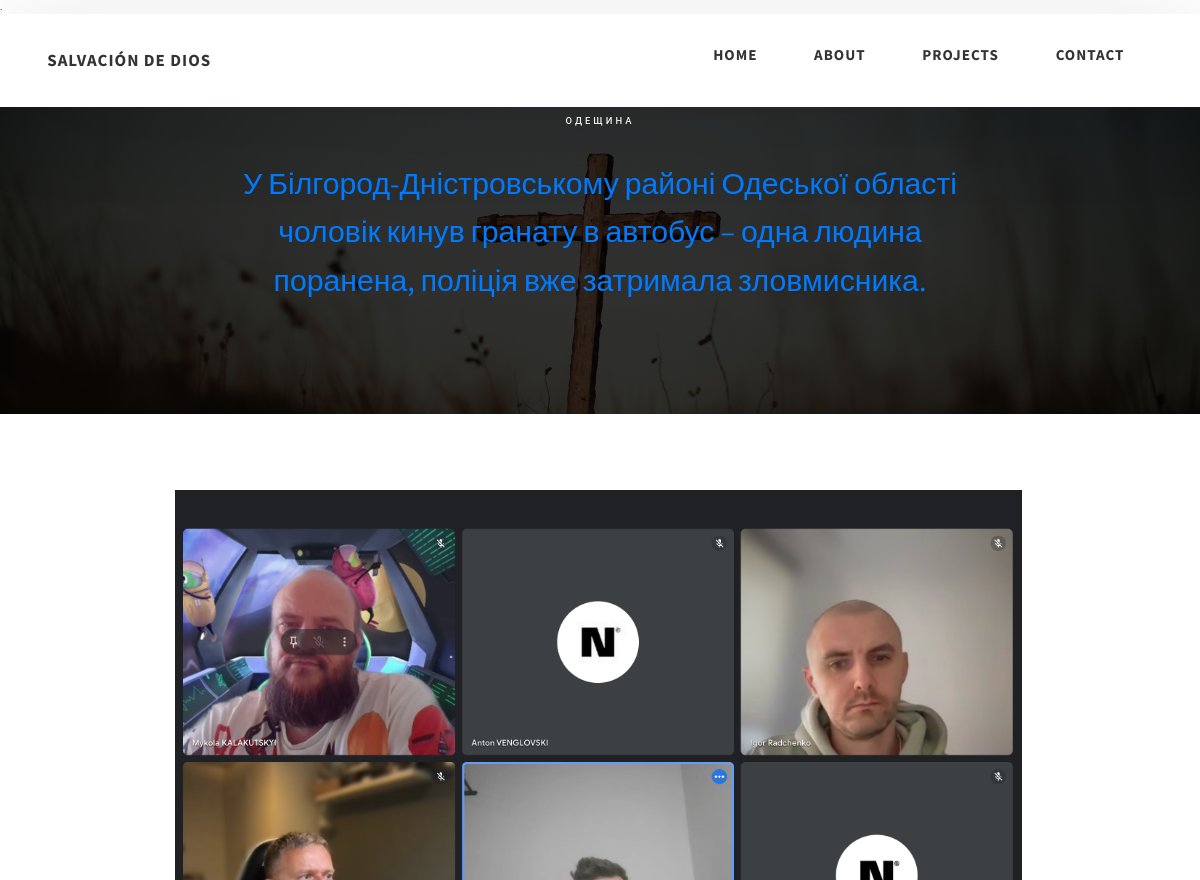
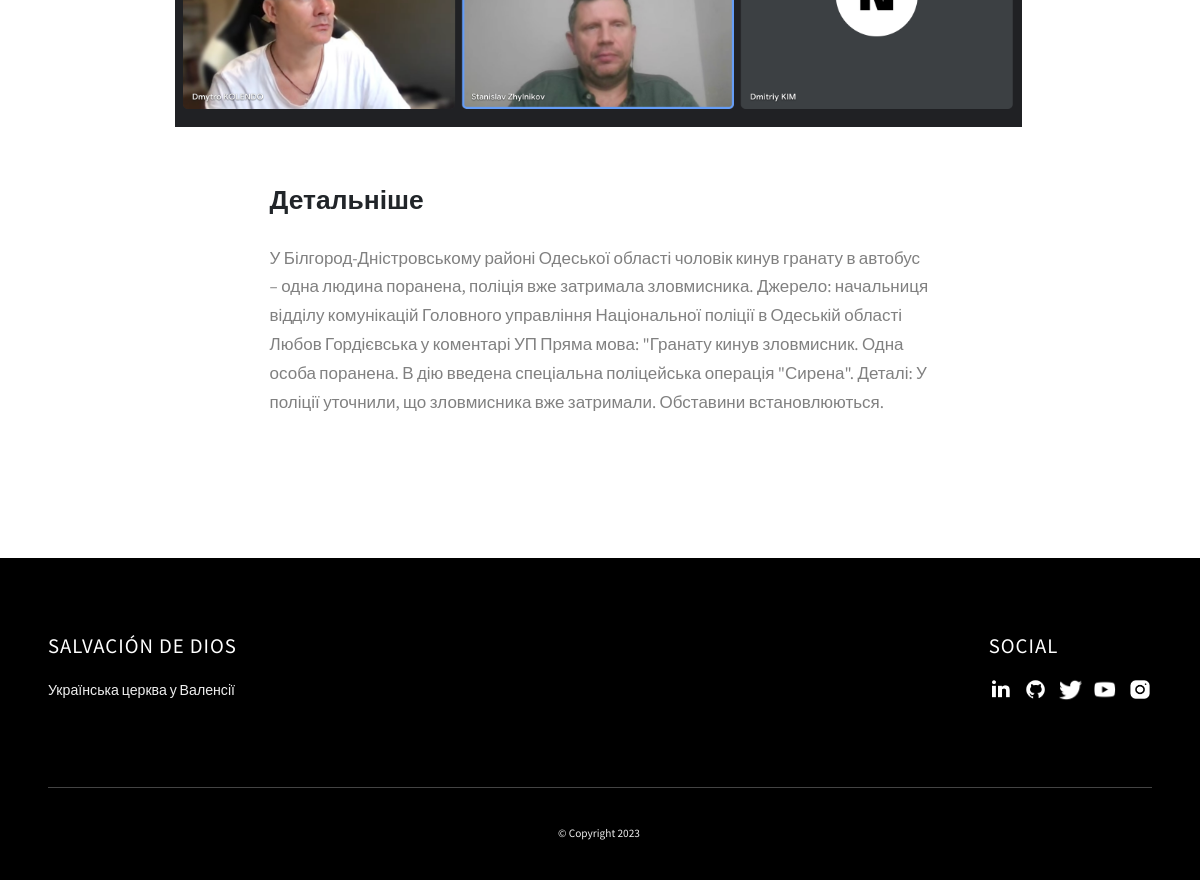
Page /news/odeschina/ on the committed database (2 pictures, top to bottom).
### main/models.py (models this page shows, shortened)
class Article(models.Model):
    title = models.CharField(max_length=100)
    slug = models.SlugField(max_length=100, blank=True, null=True)
    short_description = models.TextField(blank=True, null=True)
    description = models.TextField(blank=True, null=True)
    img = models.ImageField(blank=True, null=True)

### main/views.py (the view)
# urls.py: path('news/<slug:slug>/', ArticleDetailView.as_view(), name='post_view'),
class ArticleDetailView(DetailView):
    model = Article
    context_object_name = 'article'
    template_name = 'main/post.html'

### main/templates/main/post.html (shortened to what this page needs)
{% extends 'main/base/base.html' %}
{% load static %}
{% block content %}
 <section class="project-cs-hero">
      <div class="project-cs-hero__content">
        <h1 class="heading-primary">{{article.title}}</h1>
        <div class="project-cs-hero__info">
          <p class="text-primary">
                {{article.short_description}}
          </p>
        </div>
      </div>
    </section>
    <section class="project-details">
      <div class="main-container">
        <div class="project-details__content">
          <div class="project-details__showcase-img-cont">
              <img src="{{ article.img.url }}" alt="{{ article.title }}"
              alt="Project Image"
              class="project-details__showcase-img"
            />
          </div>
          <div class="project-details__content-main">
            <div class="project-details__desc">
              <h3 class="project-details__content-title">Детальніше</h3>
              <p class="project-details__desc-para">
                {{article.description}}
              </p>
            </div>
          </div>
        </div>
      </div>
    </section>
{% endblock %}

### main/static/css/style.css (style rules this page uses)
*, *::after, *::before { margin: 0; padding: 0; box-sizing: inherit; font-family: inherit; }
html { font-size: 62.5%; scroll-behavior: smooth; }
@media only screen and (max-width: 75em) { html { font-size: 59%; } }
body { box-sizing: border-box; position: relative; line-height: 1.5; font-family: sans-serif; overflow-x: hidden; overflow-y: scroll; font-family: 'Source Sans Pro', sans-serif; }
.heading-primary { font-family: roboto; font-size: 1rem; text-transform: uppercase; letter-spacing: 3px; text-align: center; }
.main-container { max-width: 120rem; margin: auto; width: 92%; }
.text-primary { color: #fff; font-size: 3.2rem; text-align: center; width: 100%; line-height: 1.6; }
.project-cs-hero { color: #fff; background: linear-gradient(to right, rgba(0, 0, 0, 0.8), rgba(0, 0, 0, 0.8)), url("/main/static/assets/jpeg/bg.jpg"); background-size: cover; display:flex; align-items: center; height: 400px; position: relative; }
.project-cs-hero__content { display:flex; flex-direction: column; justify-content: center; font-size: 24px; max-width: 90rem; width: 92%; margin: auto; }
.project-cs-hero__info { margin: 3rem auto 0 auto; max-width: 80rem; }
.project-details__content { padding: 8rem 0; max-width: 90rem; margin: auto; }
.project-details__content-title { font-weight: 700; font-size: 2.8rem; margin-bottom: 3rem; }
.project-details__showcase-img-cont { width: 100%; margin-bottom: 6rem; }
.project-details__showcase-img { width: 100%; }
.project-details__content-main { width: 100%; max-width: 70rem; margin: auto; }
.project-details__desc { margin: 0 0 7rem 0; }
.project-details__desc-para { font-size: 1.8rem; line-height: 1.7; color: grey; margin-bottom: 2rem; }

### rows in the picture
Article: title "ОДЕЩИНА", short_description "У Білгород-Дністровському районі Одеської області чоловік кинув гранату в автобус – одна людина поранена, поліція вже затримала зловмисника.", img (picture), description "У Білгород-Дністровському районі Одеської області чоловік кинув гранату в автобус – одна людина поранена, поліція вже затримала зловмисника. Джерело: начальниця відділу комунікацій Головного управління Національної поліції в Одеській області Любов Гордієвська у коментарі УП Пряма мова: \"Гранату кинув зловмисник. Одна особа поранена. В дію введена спеціальна поліцейська операція \"Сирена\". Деталі: У поліції уточнили, що зловмисника вже затримали. Обставини встановлюються."
